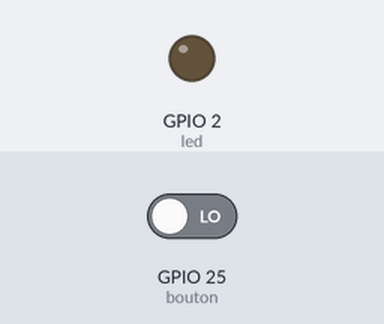
Bench run of a program on a simulated ESP32 board running MicroPython. Shown: output pins drawn as LEDs (lit = HIGH). Inputs (shaded band) come from the test bench; at power-on: GPIO 25 (bouton) LOW.

Above: at 1.2 s.
1.3 s: GPIO 25 (bouton) driven HIGH
At 1.8 s:
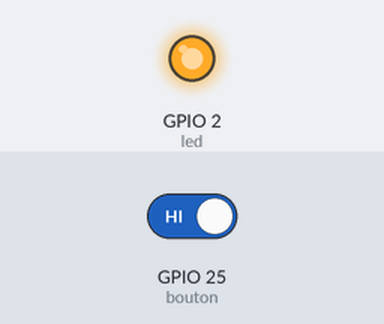
2.8 s: GPIO 25 (bouton) driven LOW
At 4.2 s:
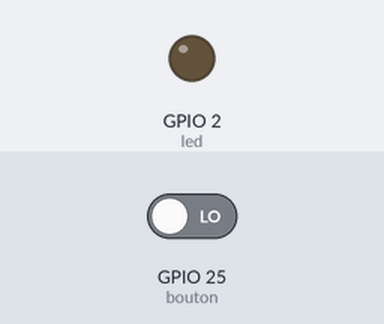
Timing chart, 0 to 5.8 s (numbered marks = the images above; inputs shaded):
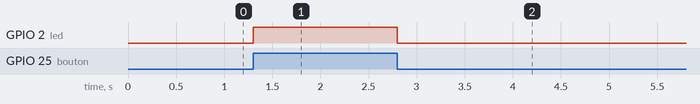

The program:

led-bouton.py
```python
from machine import Pin
from time import sleep

led = Pin(2, Pin.OUT)
bouton = Pin(25, Pin.IN)

while True :
    if bouton.value() :
        led.value(1)
    else :
        led.value(0)
    sleep(0.1)

#while True :
#    led.value(bouton.value())
#    sleep(0.1)
```

Measured:
- after the input at 1.3 s, GPIO 2 (led): LOW → HIGH at once
- after the input at 2.8 s, GPIO 2 (led): HIGH → LOW at once
